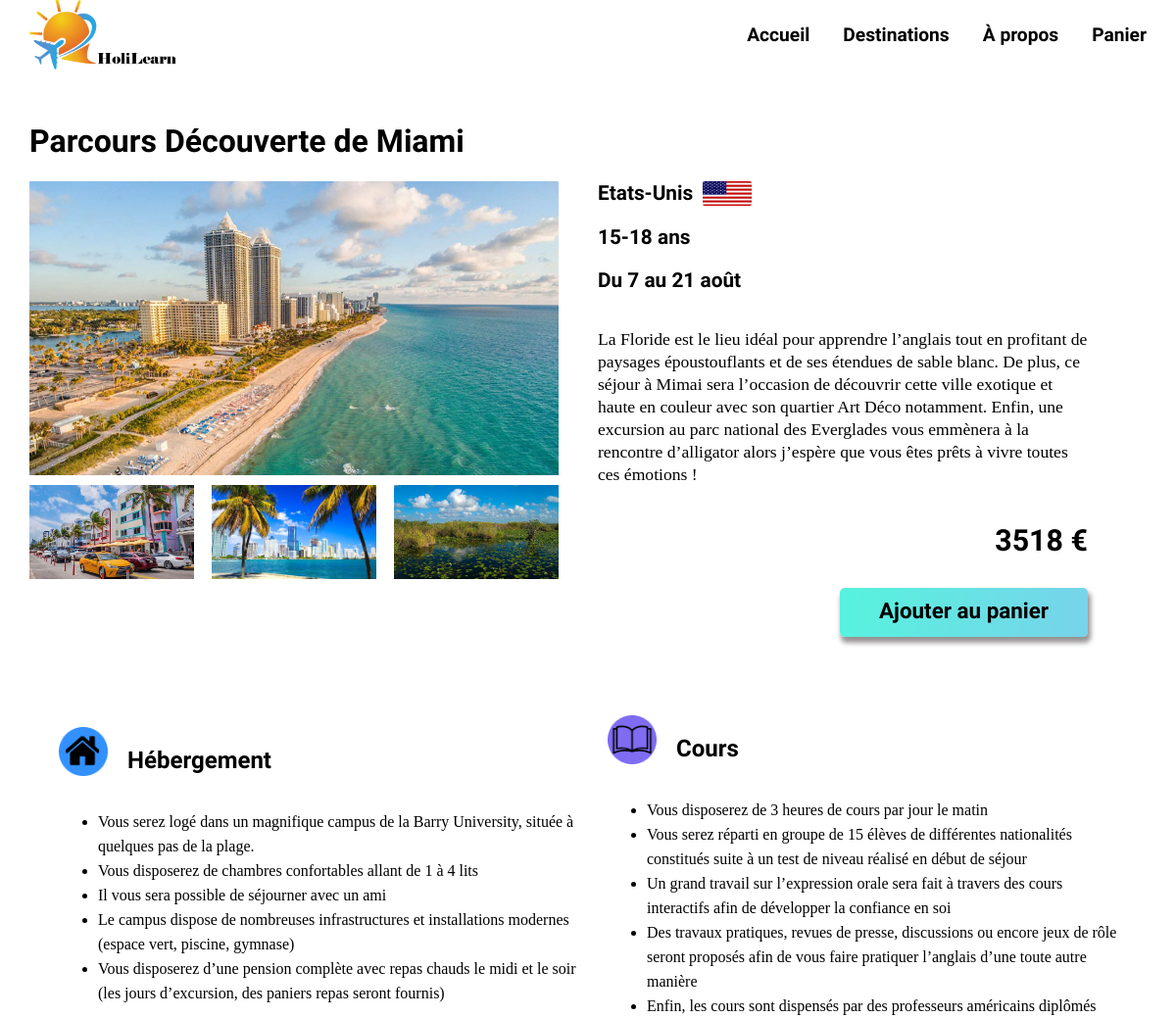
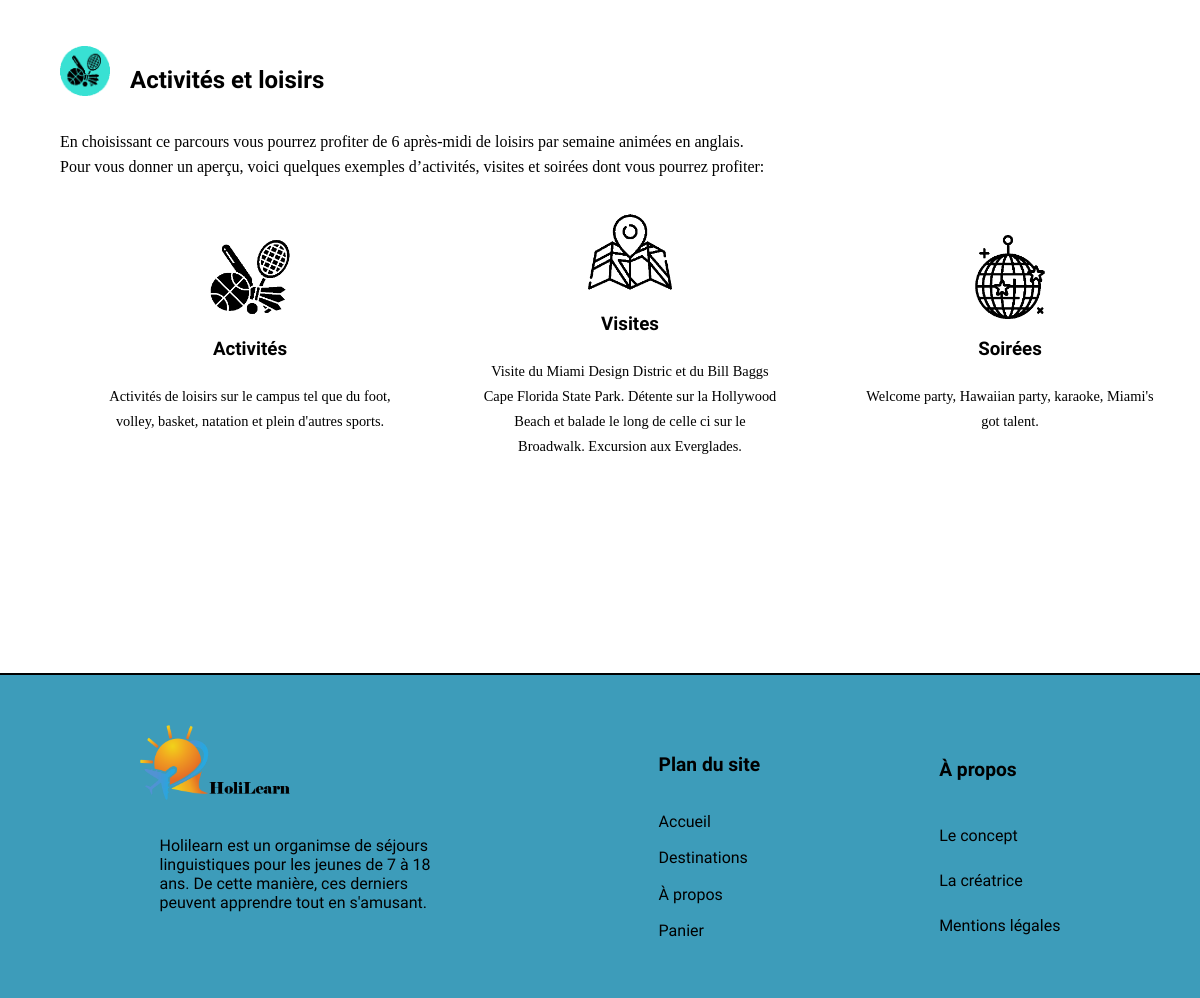
The page /dest.php?dest=7 on the database its author committed (2 pictures, top to bottom).
### tables this page shows
CREATE TABLE `destination` (
  `id` int(11) NOT NULL,
  `nom_parcours` varchar(100) NOT NULL,
  `type_parcours` varchar(50) NOT NULL,
  `pays` varchar(30) NOT NULL,
  `drapeau_pays` varchar(30) NOT NULL,
  `age_dest` varchar(10) NOT NULL,
  `periode` varchar(30) NOT NULL,
  `descriptif_dest` text NOT NULL,
  `prix` int(11) NOT NULL,
  `lieu_hebergement` varchar(100) NOT NULL,
  `image1` varchar(50) NOT NULL,
  `image2` varchar(50) NOT NULL,
  `image3` varchar(50) NOT NULL,
  `image4` varchar(50) NOT NULL,
  `activites` varchar(300) NOT NULL,
  `visites` varchar(300) NOT NULL,
  `soirees` varchar(300) NOT NULL,
  `date_modif` timestamp NOT NULL DEFAULT current_timestamp() ON UPDATE current_timestamp(),
  `vacances` varchar(50) NOT NULL,
  `img_card` varchar(50) NOT NULL,
  `resume_act` varchar(100) NOT NULL
);

### dest.php (the view, shortened to what this page needs)
<?php
include("connexion.php");
if(isset($_GET["dest"])){
    $dest = $_GET["dest"];
}
else{
    $dest = "1";
}
$requete="SELECT * FROM destination WHERE id=$dest";
$stmt=$db->query($requete);
$result=$stmt-> fetchall(PDO::FETCH_ASSOC);
?>
<!DOCTYPE html>
<html lang="fr">
<head>
    <link rel="stylesheet" href="style_dest.css">
</head>
<body>
    <?php include("navbar.php") ?>
    <h1 id="contenu"><?=$result[0]["nom_parcours"]?></h1>
    <div class="dest_container">
        <div class="img_container">
            <div class="grd_img grande"style="background-image:url('<?=$result[0]["image1"]?>')"></div>
            <div class="petite_img_dest_container">
                <div class="petite p2" style="background-image:url('<?=$result[0]["image2"]?>')"></div>
                <div class="petite" style="background-image:url('<?=$result[0]["image3"]?>')"></div>
                <div class="petite" style="background-image:url('<?=$result[0]["image4"]?>')"></div>
            </div>
        </div>
        <div class="txt_container">
            <div class="pays_dest">
                <h2><?=$result[0]["pays"]?></h2>
                <img src="<?=$result[0]["drapeau_pays"]?>" alt="">
            </div>
            <h2><?=$result[0]["age_dest"]?> </h2>
            <h2><?=$result[0]["periode"]?></h2>
            <p class="descriptif_dest"><?=$result[0]["descriptif_dest"]?></p>
            <div class="prix_dest">
                <p><?=$result[0]["prix"]?> €</p>
            </div>
            <div class="btn_resa">
                <a href="panier.php?dest=<?=$result[0]["id"]?>" class="btn_dest">Ajouter au panier</a>
            </div>
        </div>
    </div>
    <div class="hebergement_et_cours">
        <div class="categorie">
            <div class="logo_text">
                <img src="img/home.png" alt="">
                <h2>Hébergement</h2>
            </div>
            <ul>
                <li>Vous serez logé dans <?=$result[0]["lieu_hebergement"]?></li>
                <li>Vous disposerez de chambres confortables allant de 1 à 4 lits</li>
                <li>Il vous sera possible de séjourner avec un ami</li>
                <li>Le campus dispose de nombreuses infrastructures et installations modernes (espace vert, piscine, gymnase)</li>
                <li>Vous disposerez d’une pension complète avec repas chauds le midi et le soir (les jours d’excursion, des paniers repas seront fournis)</li>
            </ul>
        </div>
        <div class="categorie">
            <div class="logo_text">
                <img src="img/cours.png" alt="">
                <h2>Cours</h2>
            </div>
            <ul>
                <li>Vous disposerez de  3 heures de cours par jour le matin</li>
                <li>Vous serez réparti en groupe de 15 élèves de différentes nationalités constitués suite à un test de niveau réalisé en début de séjour</li>
                <li>Un grand travail sur l’expression orale sera fait à travers des cours interactifs afin de développer la confiance en soi</li>
                <li>Des travaux pratiques, revues de presse, discussions ou encore jeux de rôle seront proposés afin de vous faire pratiquer l’anglais d’une toute autre manière</li>
                <li>Enfin, les cours sont dispensés par des professeurs américains diplômés</li>
            </ul>
        </div>
    </div>
    <div class="activites">
        <div class="logo_text">
            <img src="img/activités2.png" alt="">
            <h2>Activités et loisirs</h2>
        </div>
        <p class="txt">En choisissant ce parcours vous pourrez profiter de 6 après-midi de loisirs par semaine animées en anglais. <br>
        Pour vous donner un aperçu, voici quelques exemples d’activités, visites et soirées dont vous pourrez profiter: </p>
        <div class="liste_activites">
            <div class="bloc_ex">
                <img src="img/activite6.png" alt="">
                <h3>Activités</h3>
                <p><?=$result[0]["activites"]?></p>
            </div>
            <div class="bloc_ex">
                <img src="img/visite2.png" alt="">
                <h3>Visites</h3>
                <p><?=$result[0]["visites"]?></p>
            </div>
            <div class="bloc_ex">
                <img src="img/soiree2.png" alt="">
                <h3>Soirées</h3>
                <p><?=$result[0]["soirees"]?></p>
            </div>
        </div>
    </div>
    <footer>
        <section class="explications_proj">
          <img src="img/holilearnlogo_text.png" alt="">
          <p>Holilearn est un organimse de séjours linguistiques pour les jeunes de 7 à 18 ans. De cette manière, ces derniers peuvent apprendre tout en s'amusant.</p>
        </section>
        <section class="plan_site">
          <h3>Plan du site</h3>
          <a href="index.php">Accueil</a>
          <a href="destinations.php">Destinations</a>
          <a href="about.php">À propos</a>
          <a href="panier.php">Panier</a>
        </section>
        <section class="about">
          <h3>À propos</h3>
          <a href="about.php#concept">Le concept</a>
          <a href="about.php#creatrice">La créatrice</a>
          <a href="about.php#mention_legale">Mentions légales</a>
        </section>
      </footer>
</body>
</html>

### style_dest.css (style rules this page uses)
*, *::after, *::before { box-sizing: border-box; scroll-behavior: smooth; }
body { font-family: 'Elsie', cursive, sans-serif; margin: 0; }
h1 { padding-top:13vh; margin-left: 30px; font-size: 2rem; }
.dest_container { margin-left: 30px; margin-right: 30px; display: flex; gap:40px; }
.grd_img { background-size: cover; width: 45vw; height: 25vw; margin-bottom: 10px; }
.petite_img_dest_container { display: flex; justify-content:space-between; width: 45vw; }
.petite { background-size: cover; width:14vw; height: 8vw; }
.txt_container { display: flex; flex-direction: column; }
.txt_container h2 { font-size: 1.3rem; margin-bottom: 20px; margin-top: 0px; }
.descriptif_dest { max-width: 500px; font-size: 1.1rem; font-family:Georgia, 'Times New Roman', Times, serif; line-height: 23px; }
.pays_dest { display: flex; gap: 10px; align-items: center; }
.pays_dest img { width: 50px; height:25px; border-radius: 2px; margin-bottom: 20px; }
.prix_dest { display: flex; justify-content: flex-end; font-weight: bold; font-size: 1.9rem; margin-top: -10px; }
.btn_resa { display: flex; justify-content: flex-end; }
.btn_resa a { background: linear-gradient(100.81deg, rgba(56, 238, 216, 0.84) 5.52%, rgba(33, 177, 222, 0.5964) 106.72%); height: 50px; border: none; border-radius: 5px; font-weight: bold; font-family: 'Elsie'; font-size: 1.4rem; width: fit-content; padding-left: 40px; padding-right: 40px; padding-top: 10px; box-shadow: 2px 5px 5px 1px rgba(115,111,111,0.75); text-decoration: none; color: black; }
.hebergement_et_cours { display: flex; justify-content: space-around; align-items: center; gap: 30px; margin-top: 80px; margin-left: 60px; margin-right: 50px; }
.categorie { display: flex; flex-direction: column; justify-content: flex-start; }
.logo_text { display: flex; gap: 20px; }
.logo_text img { width: 50px; height: 50px; }
li { font-family:Georgia, 'Times New Roman', Times, serif; max-width: 600px; line-height: 25px; }
.activites { margin-left: 60px; margin-top: 30px; }
.activites p { max-width: 900px; font-family:Georgia, 'Times New Roman', Times, serif; line-height: 25px; }
.liste_activites { display: flex; justify-content: space-around; }
.bloc_ex { display: flex; flex-direction: column; justify-content: center; align-items: center; margin-top: 15px; width: 25vw; }
.bloc_ex img { width: 7vw; }
.bloc_ex p { max-width: 300px; margin-top: 5px; font-size: 0.9rem; text-align: center; }
footer { display: flex; justify-content: space-around; background-color:#1688acd4; border-top: solid 2px black; margin-top: 200px; padding: 50px; }
footer img { width: 150px; height: 75px; }
footer section { display: flex; flex-direction: column; justify-content: space-around; }
.explications_proj p { max-width: 340px; padding: 20px; }
footer a { text-decoration: none; color:black; }
section h3 { font-size: 1.2rem; }

### rows shown on the page
destination: nom_parcours "Parcours Découverte de Miami", image1 (picture), image2 (picture), image3 (picture), image4 (picture), pays "Etats-Unis", drapeau_pays (picture), age_dest "15-18 ans", periode "Du 7 au 21 août", descriptif_dest "La Floride est le lieu idéal pour apprendre l’anglais tout en profitant de paysages époustouflants et de ses étendues de sable blanc. De plus, ce séjour à Mimai sera l’occasion de découvrir cette ville exotique et haute en couleur avec son quartier Art Déco notamment. Enfin, une excursion au parc national des Everglades vous emmènera à la rencontre d’alligator alors j’espère que vous êtes prêts à vivre toutes ces émotions !", prix "3518", lieu_hebergement "un magnifique campus de la Barry University, située à quelques pas de la plage.", activites "Activités de loisirs sur le campus tel que du foot, volley, basket, natation et plein d'autres sports.", visites "Visite du Miami Design Distric et du Bill Baggs Cape Florida State Park. Détente sur la Hollywood Beach et balade le long de celle ci sur le Broadwalk. Excursion aux Everglades.", soirees "Welcome party, Hawaiian party, karaoke, Miami's got talent."
